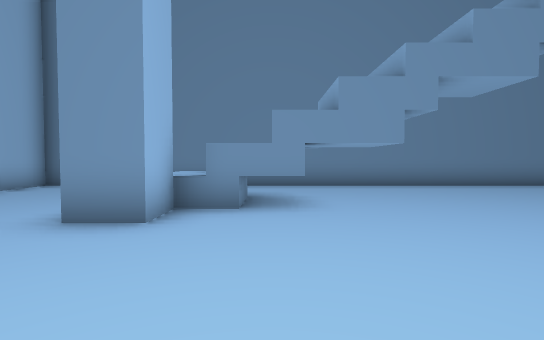
view 1 (above)

16 first-person views from a walk through a Unity game level. The camera is 1.5 m above the floor, tilts 2° down and sees 85° across. The floor is counted in squares, 2 m on a side. Each view is taken from the middle of a square. On the plan, view 1 faces up. The plan holds only what a view shows up to about 10 squares ahead; the rest is blank. The player is left out.

view 2
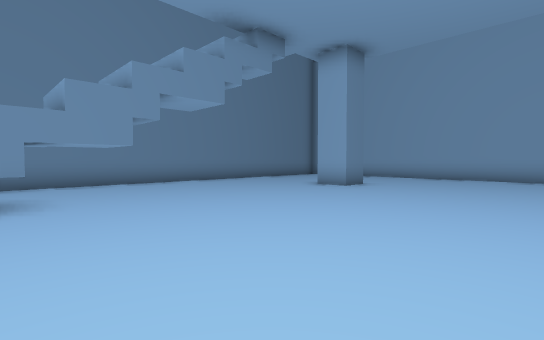

view 3
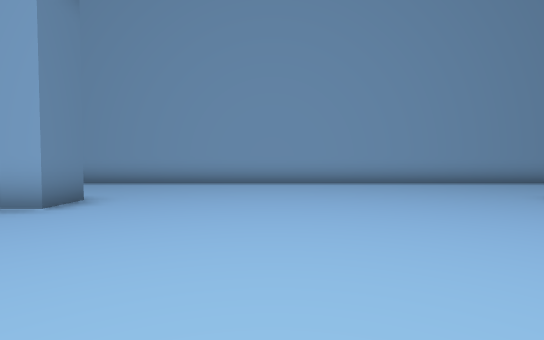

view 4
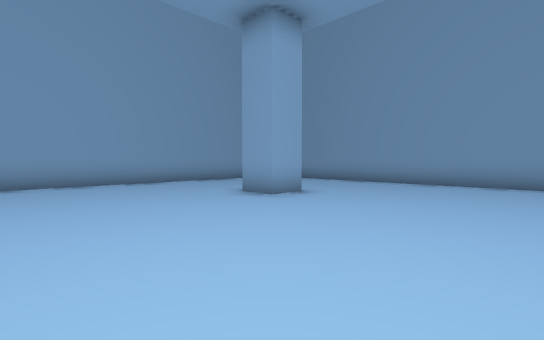

view 5
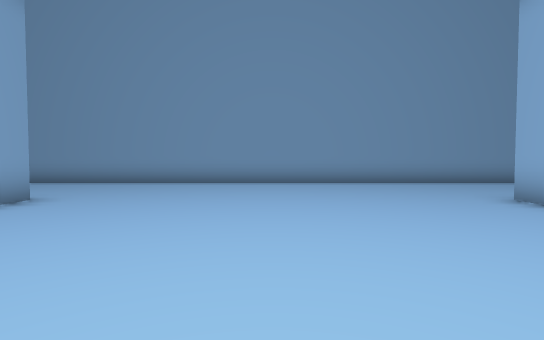

view 6
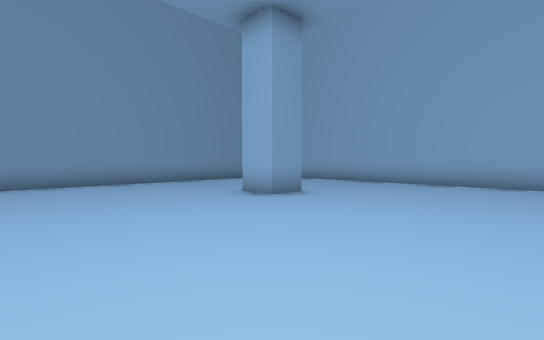

view 7
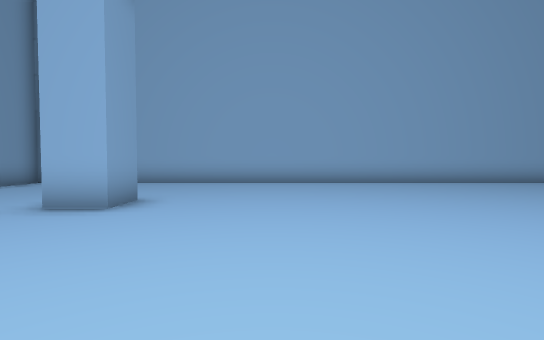

view 8
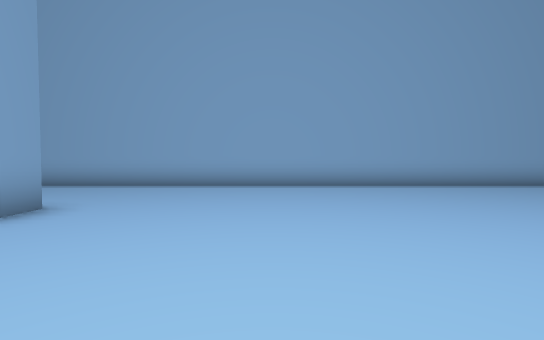

view 9
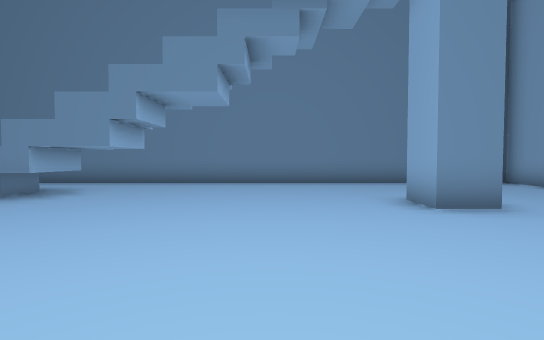

view 10
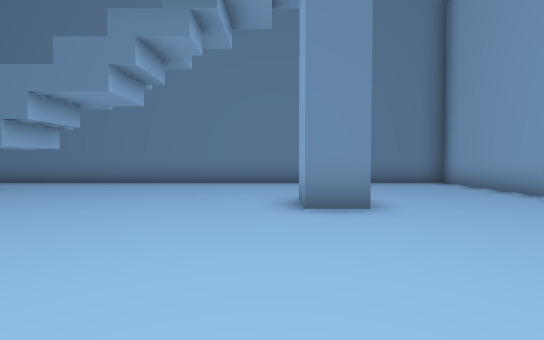

view 11
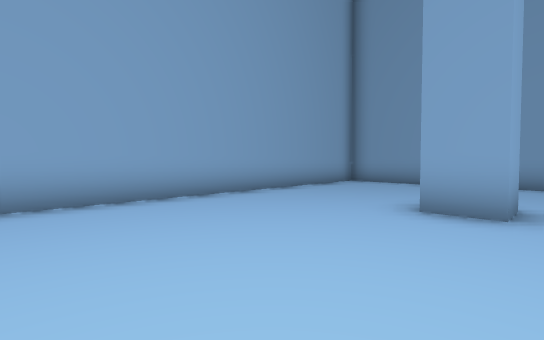

view 12
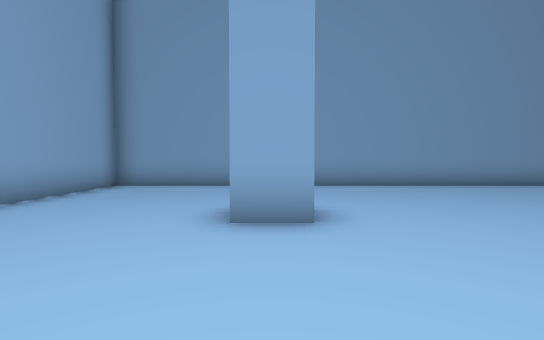

view 13
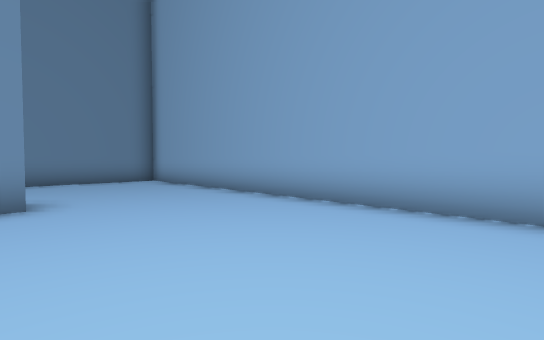

view 14
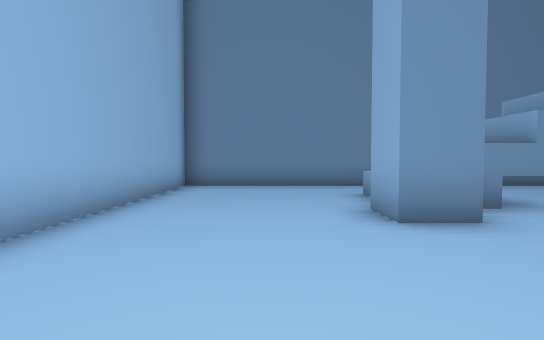

view 15
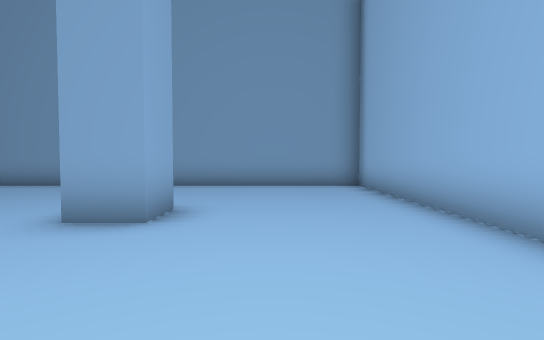

view 16
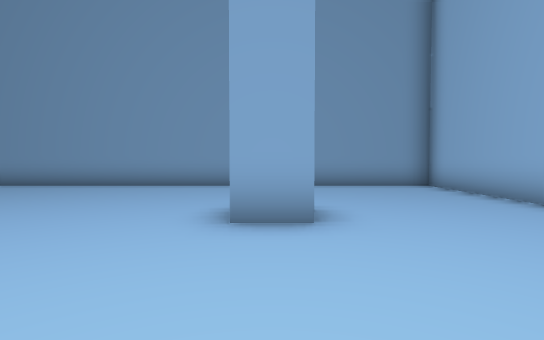

### Floor plan
Points are (right, up) in squares from view 1. A wall is a line through its corners. A room is listed if a view was taken in it or the views show most of it. See-through windows are left out.
Room 1 (views 1, 2, 3, 4, 5, 6, 7, 8, 9, 10, 11, 12, 13, 14, 15, 16)
walls: (7.5, -6.5) (7.5, -5.5) (8.5, -5.5); (8.6, 3.5) (7.5, 3.5) (7.5, 4.5); (0.5, 6) (0.5, 4.5) (-1.5, 4.5) (-1.5, 3.5) (-2.5, 3.5) (-2.5, 4.5); (-2.5, -6.5) (-2.5, -5.5) (-1.5, -5.5) (-1.5, -6.5); (-6.5, -10.5) (12.5, -10.5) (12.5, 8.5) (-6.5, 8.5) (-6.5, -10.5)
low walls: (-0.5, 6) (-0.5, 4.5); (-2, 6) (-2, 6.5)

Where each view was taken, in squares from view 1:
view 1: 0 up, 0 right, facing up
view 2: 1 down, 0 right, facing up-right
view 3: 0 up, 3 right, facing right
view 4: 1 down, 3 right, facing down-right
view 5: 1 down, 3 right, facing down
view 6: 1 down, 3 right, facing down-left
view 7: 3 down, 3 right, facing left
view 8: 2 down, 2 right, facing left
view 9: 1 down, 5 right, facing up
view 10: 1 down, 7 right, facing up
view 11: 1 down, 7 right, facing down-right
view 12: 2 down, 8 right, facing down
view 13: 2 down, 8 right, facing up-right
view 14: 0 up, 4 left, facing up
view 15: 2 down, 4 left, facing down
view 16: 2 down, 2 left, facing down
